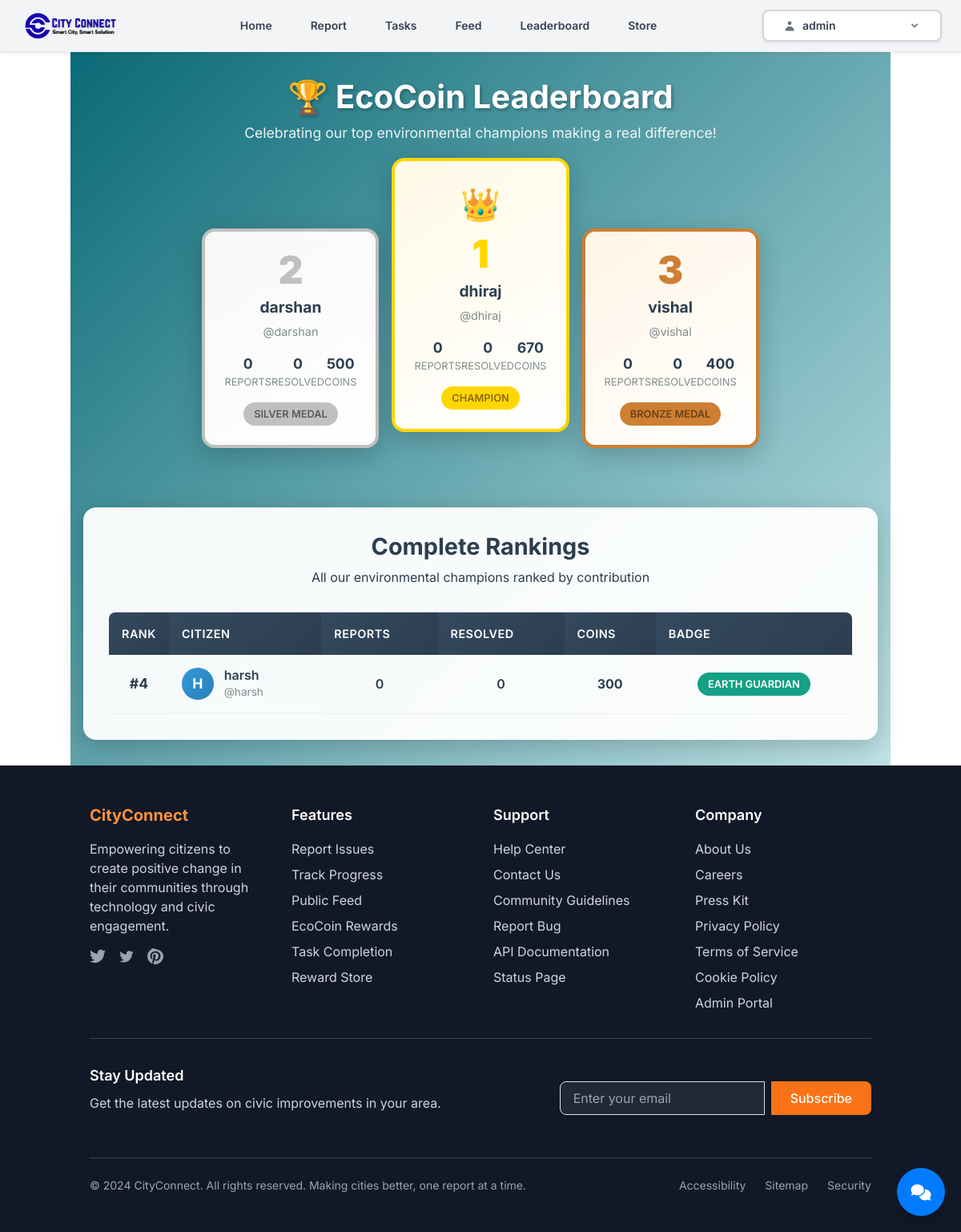
Page /leaderboard/ (signed in) on the earlier database version.
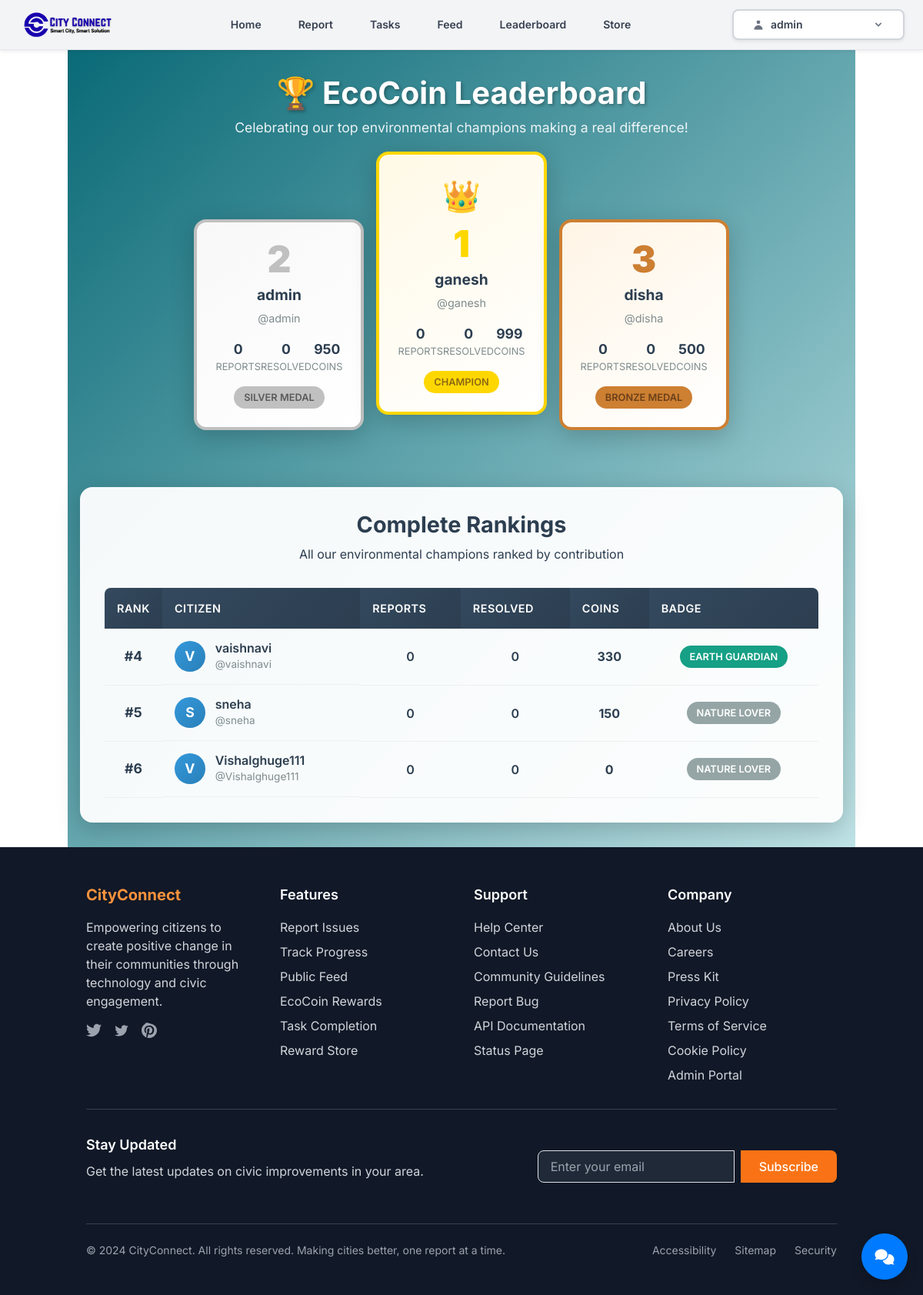
Same page on the later database version.
### core/models.py (models this page shows, shortened)
class User(AbstractUser):
    ROLE_CHOICES = (
        ('citizen', 'Citizen'),
        ('admin', 'Admin'),
    )
    DEPARTMENT_CHOICES = [
        ('public_works', 'Public Works Department'),
        ('water_supply', 'Water Supply Department'),
        ('waste_management', 'Waste Management Department'),
        ('electricity', 'Electricity Department')
    ]
    role = models.CharField(max_length=10, choices=ROLE_CHOICES, default='citizen')
    department = models.CharField(max_length=50, choices=DEPARTMENT_CHOICES, blank=True, null=True)
    eco_coins = models.PositiveIntegerField(default=0)
    area = models.CharField(max_length=100, blank=True)

### core/views.py (the view)
# urls.py: path('leaderboard/', views.leaderboard, name='leaderboard'),
@login_required
def leaderboard(request):
    User = get_user_model()
    top_users_raw = User.objects.filter(role='citizen').order_by('-eco_coins')[:10]
    top_users = []
    for user in top_users_raw:
        badge_name, badge_color, badge_emoji = get_badge_info(user.eco_coins)
        top_users.append({
            'user': user,
            'badge_name': badge_name,
            'badge_color': badge_color,
            'badge_emoji': badge_emoji,
        })
    return render(request, 'core/leaderboard.html', {'top_users': top_users})

### core/context_processors.py (called while the page is built)
def notification_counts(request):
    if request.user.is_authenticated:
        pending_tasks = Task.objects.filter(user=request.user, is_verified=False).count()
    else:
        pending_tasks = 0
    return {
        'pending_tasks': pending_tasks,
        'pending_redemptions': 0, # Removed from core context, handled by store app
    }

### core/utils.py (called while the page is built)
def get_badge_info(eco_coins, user=None):
    if eco_coins >= 500:
        badge = ("Planet Protector", "warning", "🪐")
    elif eco_coins >= 200:
        badge = ("Eco Champion", "primary", "🌳")
    elif eco_coins >= 100:
        badge = ("Eco Warrior", "success", "🌿")
    elif eco_coins >= 50:
        badge = ("Green Starter", "info", "🌱")
    else:
        badge = ("Newcomer", "secondary", "🐣")
    if user:
        unlock_badge(user, badge[0], 'eco')
    return badge

### core/templates/core/leaderboard.html (shortened to what the changed rows need)
{% extends 'core/base.html' %}
{% block content %}
<div class="leaderboard-page">
    <div class="leaderboard-container">
        <div class="page-header">
            <h1>🏆 EcoCoin Leaderboard</h1>
        </div>
        {% if top_users %}
            <div class="podium-container">
                {% if top_users|length > 1 %}
                <div class="podium-position second-place">
                    <div class="podium-card">
                        <div class="podium-rank rank-2">2</div>
                        <div class="podium-name">{{ top_users.1.user.first_name|default:top_users.1.user.username }}</div>
                        <div class="podium-username">@{{ top_users.1.user.username }}</div>
                        <div class="podium-stats">
                            <div class="stat-item">
                                <div class="stat-value">{{ top_users.1.reports_count|default:0 }}</div>
                                <div class="stat-label">Reports</div>
                            </div>
                            <div class="stat-item">
                                <div class="stat-value">{{ top_users.1.resolved_count|default:0 }}</div>
                                <div class="stat-label">Resolved</div>
                            </div>
                            <div class="stat-item">
                                <div class="stat-value">{{ top_users.1.user.eco_coins }}</div>
                                <div class="stat-label">Coins</div>
                            </div>
                        </div>
                        <span class="podium-badge badge-silver">Silver Medal</span>
                    </div>
                </div>
                {% endif %}
                {% if top_users %}
                <div class="podium-position first-place">
                    <div class="podium-card">
                        <div class="podium-crown">👑</div>
                        <div class="podium-rank rank-1">1</div>
                        <div class="podium-name">{{ top_users.0.user.first_name|default:top_users.0.user.username }}</div>
                        <div class="podium-username">@{{ top_users.0.user.username }}</div>
                        <div class="podium-stats">
                            <div class="stat-item">
                                <div class="stat-value">{{ top_users.0.reports_count|default:0 }}</div>
                                <div class="stat-label">Reports</div>
                            </div>
                            <div class="stat-item">
                                <div class="stat-value">{{ top_users.0.resolved_count|default:0 }}</div>
                                <div class="stat-label">Resolved</div>
                            </div>
                            <div class="stat-item">
                                <div class="stat-value">{{ top_users.0.user.eco_coins }}</div>
                                <div class="stat-label">Coins</div>
                            </div>
                        </div>
                        <span class="podium-badge badge-gold">Champion</span>
                    </div>
                </div>
                {% endif %}
                {% if top_users|length > 2 %}
                <div class="podium-position third-place">
                    <div class="podium-card">
                        <div class="podium-rank rank-3">3</div>
                        <div class="podium-name">{{ top_users.2.user.first_name|default:top_users.2.user.username }}</div>
                        <div class="podium-username">@{{ top_users.2.user.username }}</div>
                        <div class="podium-stats">
                            <div class="stat-item">
                                <div class="stat-value">{{ top_users.2.reports_count|default:0 }}</div>
                                <div class="stat-label">Reports</div>
                            </div>
                            <div class="stat-item">
                                <div class="stat-value">{{ top_users.2.resolved_count|default:0 }}</div>
                                <div class="stat-label">Resolved</div>
                            </div>
                            <div class="stat-item">
                                <div class="stat-value">{{ top_users.2.user.eco_coins }}</div>
                                <div class="stat-label">Coins</div>
                            </div>
                        </div>
                        <span class="podium-badge badge-bronze">Bronze Medal</span>
                    </div>
                </div>
                {% endif %}
            </div>
            {% if top_users|length > 3 %}
            <div class="leaderboard-table-container">
                <div class="table-header">
                    <h2>Complete Rankings</h2>
                </div>
                <table class="leaderboard-table">
                    <thead>
                        <tr>
                            <th>Rank</th>
                            <th>Citizen</th>
                            <th>Reports</th>
                            <th>Resolved</th>
                            <th>Coins</th>
                            <th>Badge</th>
                        </tr>
                    </thead>
                    <tbody>
                        {% for entry in top_users|slice:"3:" %}
                        <tr>
                            <td class="rank-cell">#{{ forloop.counter|add:3 }}</td>
                            <td class="citizen-cell">
                                <div class="citizen-avatar">
                                    {{ entry.user.first_name.0|default:entry.user.username.0|upper }}
                                </div>
                                <div class="citizen-info">
                                    <h4>{{ entry.user.first_name|default:entry.user.username }}</h4>
                                    <p>@{{ entry.user.username }}</p>
                                </div>
                            </td>
                            <td class="stat-cell">{{ entry.reports_count|default:0 }}</td>
                            <td class="stat-cell">{{ entry.resolved_count|default:0 }}</td>
                            <td class="stat-cell coins-cell">{{ entry.user.eco_coins }}</td>
                            <td class="badge-cell">
                                {% if entry.user.eco_coins >= 1000 %}
                                    <span class="user-badge badge-eco-warrior">Eco Warrior</span>
                                {% elif entry.user.eco_coins >= 500 %}
                                    <span class="user-badge badge-green-hero">Green Hero</span>
                                {% elif entry.user.eco_coins >= 200 %}
                                    <span class="user-badge badge-earth-guardian">Earth Guardian</span>
                                {% else %}
                                    <span class="user-badge badge-nature-lover">Nature Lover</span>
                                {% endif %}
                            </td>
                        </tr>
                        {% endfor %}
                    </tbody>
                </table>
            </div>
            {% endif %}
        {% else %}
            <div class="no-data">
                <h3>🌱 No champions yet!</h3>
                <p>Be the first to earn EcoCoins and claim your spot on the leaderboard!</p>
            </div>
        {% endif %}
    </div>
</div>
{% endblock %}

### core/templates/core/base.html (shortened to what the changed rows need)
<!DOCTYPE html>
<html lang="en">
<head>
<link href="https://cdn.jsdelivr.net/npm/bootstrap@5.3.0/dist/css/bootstrap.min.css" rel="stylesheet">
<link rel="stylesheet" href="https://cdnjs.cloudflare.com/ajax/libs/font-awesome/6.0.0-beta3/css/all.min.css">
  <script src="https://cdn.tailwindcss.com"></script>
</head>
<body>
<nav class="bg-gray-100 border-b border-gray-200 sticky top-0 z-50 shadow-sm font-inter">
  <div class="max-w-7xl mx-auto px-4 sm:px-6 lg:px-8">
    <div class="flex justify-between items-center h-16">
      {% if user.is_authenticated %}
        <div class="hidden md:block">
          <div class="ml-4 flex items-center md:ml-6">
            <div class="relative">
              <button type="button" class="bg-white border-2 border-gray-300 rounded-lg px-4 py-2 text-sm font-semibold text-gray-700 hover:bg-gray-50 hover:border-gray-400 focus:outline-none focus:ring-2 focus:ring-offset-2 focus:ring-blue-500 transition-all duration-200 w-56 flex items-center justify-between shadow-sm" id="user-menu-button" aria-expanded="false" aria-haspopup="true" onclick="toggleUserMenu()">
                <span class="flex items-center">
                  <svg class="w-4 h-4 mr-2 text-gray-500" fill="currentColor" viewBox="0 0 20 20">
                    <path fill-rule="evenodd" d="M10 9a3 3 0 100-6 3 3 0 000 6zm-7 9a7 7 0 1114 0H3z" clip-rule="evenodd"></path>
                  </svg>
                  {{ user.username }}
                </span>
                <svg class="w-4 h-4 text-gray-500" fill="currentColor" viewBox="0 0 20 20">
                  <path fill-rule="evenodd" d="M5.293 7.293a1 1 0 011.414 0L10 10.586l3.293-3.293a1 1 0 111.414 1.414l-4 4a1 1 0 01-1.414 0l-4-4a1 1 0 010-1.414z" clip-rule="evenodd"></path>
                </svg>
              </button>
            </div>
          </div>
        </div>
      {% endif %}
    </div>
  </div>
</nav>
<main class="container pr-0 pl-0">
  {% block content %}
  {% endblock %}
</main>
</body>
</html>

Differences in the rows shown:
no longer on this page (row edited): User: first_name+username "dhiraj", username "dhiraj", eco_coins "670"
removed User: user.first_name.0 "H", user.first_name "harsh", user.username "harsh", reports_count "0", resolved_count "0", user.eco_coins "300", shows "EARTH GUARDIAN"
added User: first_name+username "ganesh", username "ganesh", eco_coins "999"
changed User: first_name+username "vishal" → "disha"; username "vishal" → "disha"; eco_coins "400" → "500"
added User: user.first_name.0 "V", user.first_name "vaishnavi", user.username "vaishnavi", reports_count "0", resolved_count "0", user.eco_coins "330", shows "EARTH GUARDIAN"
added User: user.first_name.0 "S", user.first_name "sneha", user.username "sneha", reports_count "0", resolved_count "0", user.eco_coins "150", shows "NATURE LOVER"
now on one of the page's lists (row edited): User: user.first_name.0 "V", user.first_name "Vishalghuge111", user.username "Vishalghuge111", user.eco_coins "0"
Other differences:
{{ top_users.1.user.first_name|default:top_users.1.user.username }}: "darshan" → "admin"
{{ top_users.1.user.username }}: "darshan" → "admin"
{{ top_users.1.user.eco_coins }}: "500" → "950"
